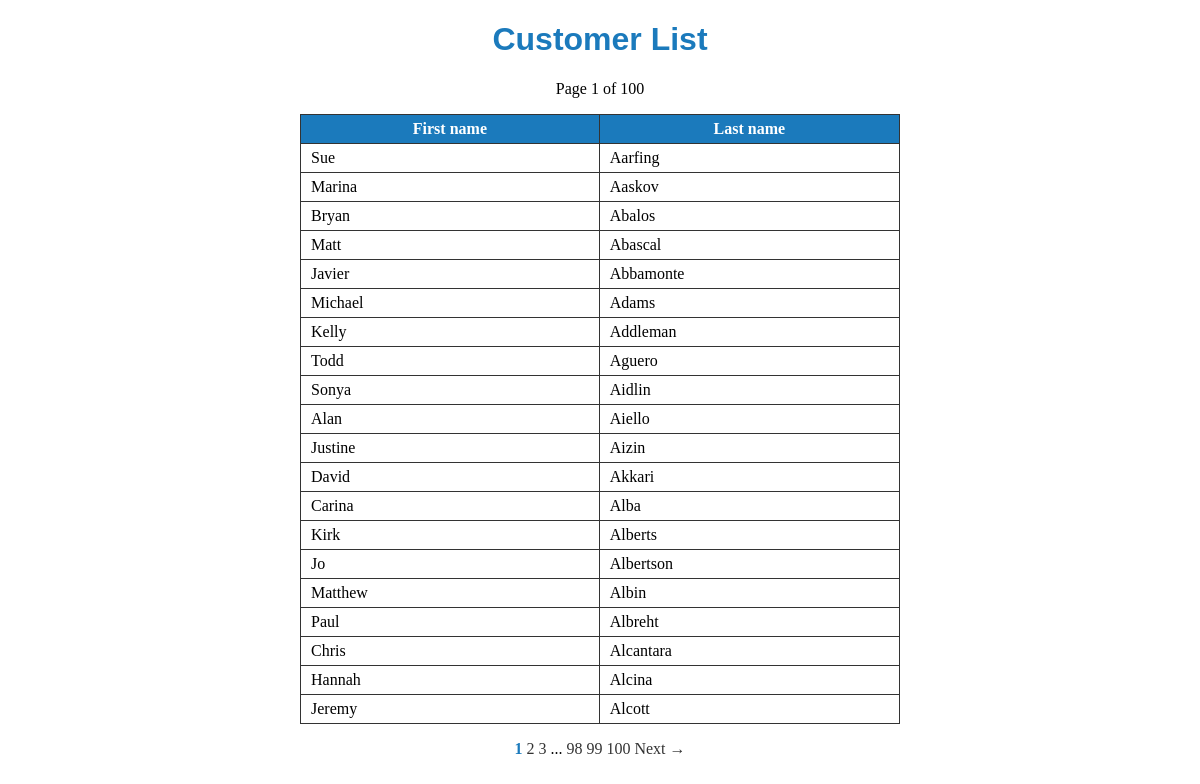
Page /pagination/public/customers.php on the committed database.
### tables this page shows
CREATE TABLE customers (
  id int(11) NOT NULL auto_increment,
  first_name varchar(255),
  last_name varchar(255),
  PRIMARY KEY (id)
);

### pagination/private/query_functions.php (called while the page is built, shortened)
<?php
  function find_customers($limit=0, $offset=0) {
    global $db;
    $sql = "SELECT * FROM customers ";
    $sql .= "ORDER BY last_name ASC, first_name ASC";
    if($limit > 0) {
      $sql .= " LIMIT " . db_escape($db, $limit);
    }
    $result = db_query($db, $sql);
    return $result;
  }
  function count_customers() {
    global $db;
    $sql = "SELECT COUNT(*) FROM customers ";
    $result = db_query($db, $sql);
    $array = db_fetch_assoc($result);
    return $array['COUNT(*)'];
  }
?>

### pagination/private/database.php (called while the page is built, shortened)
<?php
  function db_query($connection, $sql) {
    $result_set = mysqli_query($connection, $sql);
    return $result_set;
  }
  function db_fetch_assoc($result_set) {
    return mysqli_fetch_assoc($result_set);
  }
  function db_escape($connection, $string) {
    return mysqli_real_escape_string($connection, $string);
  }
?>

### pagination/private/functions.php (called while the page is built)
<?php
  function h($string="") {
    return htmlspecialchars($string);
  }
?>

### pagination/public/customers.php (the view, shortened to what this page needs)
<?php
$total_count = count_customers();
$page = ($_GET['page'] ?? 1);
$pagination = new Pagination($total_count,$page,20);
$customers = find_customers($pagination->per_page, $pagination->offset());
?>
<!doctype html>
<html lang="en">
  <head>
    <link rel="stylesheet" href="stylesheets/public.css">
  </head>
  <body>
    <h1>Customer List</h1>
    <p class="page-status">
      Page <?php echo $pagination->current_page;?> of <?php echo $pagination->total_pages(); ?>
    </p>
    <table id="customer-list">
      <tr>
        <th>First name</th>
        <th>Last name</th>
      </tr>
      <?php
        while($customer = db_fetch_assoc($customers)) {
          echo "<tr>";
          echo "<td>" . h($customer['first_name']) . "</td>";
          echo "<td>" . h($customer['last_name']) . "</td>";
          echo "</tr>";
        }
      ?>
    </table>
        <?php echo $pagination->page_links("customers.php"); ?>
  </body>
</html>

### pagination/private/classes/Pagination.class.php (shortened to what this page needs)
<?php
class Pagination {
  public $current_page;
  public $per_page;
  public $total_count;
  public function __construct($total_count=0, $page=1, $per_page=20) {
    $this->per_page = (int) $per_page;
    $this->total_count = (int) $total_count;
    $this->current_page = (int) $page;
  }
  public function offset() {
    return $this->per_page * ($this->current_page - 1);
  }
  public function total_pages() {
    return ceil($this->total_count / $this->per_page);
  }
  public  function previous_page(){
    $prev = $this->current_page - 1;
    return ($prev>0)?$prev:false;
  }
  public function previous_link($url=""){
    $link="";
      return $link;
  }
  public  function next_page(){
    $next = $this->current_page + 1;
    return ($next<$this->total_pages())?$next:false;
  }
  public function next_link($url=""){
    $link="";
    if($this->next_page()!= false) {
        $link.="<a href=\"{$url}?page={$this->next_page()}\">";
        $link.="Next &rarr;</a>";
    }
      return $link;
  }
  public function number_links($url="",$window=2){
    $output = "";
      $win = 2;
      $gap = false;
      for($i=1; $i <= $this->total_pages(); $i++) {
        if($win > 0 && $i > 1 + $win && $i < $this->total_pages() - $win && abs($i - $this->current_page) > $win) {
          if(!$gap) {
            $output.= "... ";
            $gap = true;
          }
          continue;
        }
        $gap = false;
        if($this->current_page == $i) {
          $output.= "<strong>{$i}</strong> ";
        } else {
          $output.= "<a href=\"customers.php?page={$i}\">{$i}</a> ";
        }
      }
      return $output;
  }
  public function page_links($url=""){
    $output = "";
    if($this->total_pages() > 1){
        $output.= "<p class=\"pagination\">";
        $output.= $this->previous_link('customers__oo.php');
        $output.= $this->number_links('customers__oo.php');
        $output.= $this->next_link('customers__oo.php');
        $output.= "</p>";
    }
    return $output;
  }
}
?>

### pagination/public/stylesheets/public.css (style rules this page uses)
html, body { margin: 0; padding: 0; height: 100%; width: 100%; }
h1 { width: 100%; text-align: center; font-family: sans-serif; color: #1B7ABC; }
table#customer-list { width: 50%; border-collapse: collapse; margin: 0 auto; }
table tr th { color: #fff; background: #1B7ABC; }
table tr td, table tr th { border: 1px solid #333; padding: 5px 10px; }
p.page-status, p.pagination { width: 100%; text-align: center; }
p.pagination a, p.pagination a:visited { text-decoration: none; color: #333; }
p.pagination strong { color: #1B7ABC; }

### rows in the picture
customers: first_name "Sue", last_name "Aarfing"
customers: first_name "Marina", last_name "Aaskov"
customers: first_name "Bryan", last_name "Abalos"
customers: first_name "Matt", last_name "Abascal"
customers: first_name "Javier", last_name "Abbamonte"
customers: first_name "Michael", last_name "Adams"
customers: first_name "Kelly", last_name "Addleman"
customers: first_name "Todd", last_name "Aguero"
customers: first_name "Sonya", last_name "Aidlin"
customers: first_name "Alan", last_name "Aiello"
customers: first_name "Justine", last_name "Aizin"
customers: first_name "David", last_name "Akkari"
customers: first_name "Carina", last_name "Alba"
customers: first_name "Kirk", last_name "Alberts"
customers: first_name "Jo", last_name "Albertson"
customers: first_name "Matthew", last_name "Albin"
customers: first_name "Paul", last_name "Albreht"
customers: first_name "Chris", last_name "Alcantara"
customers: first_name "Hannah", last_name "Alcina"
customers: first_name "Jeremy", last_name "Alcott"

### other values in the picture
$pagination->current_page "1"
$pagination->total_pages() "100"
